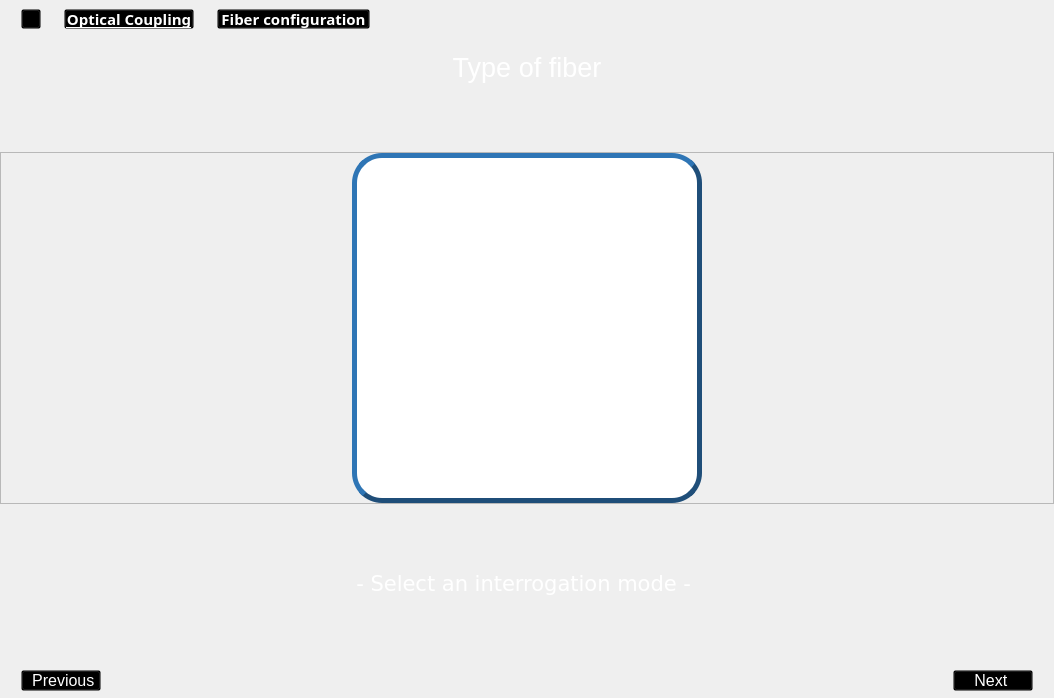
        <widget class="QWidget" name="select_fiber_window">
         <layout class="QVBoxLayout" name="verticalLayout_22">
          <property name="spacing">
           <number>0</number>
          </property>
          <property name="leftMargin">
           <number>0</number>
          </property>
          <property name="topMargin">
           <number>0</number>
          </property>
          <property name="rightMargin">
           <number>0</number>
          </property>
          <property name="bottomMargin">
           <number>0</number>
          </property>
          <item>
           <widget class="QFrame" name="frame_hierarq_7">
            <property name="styleSheet">
             <string notr="true">background:transparent;</string>
            </property>
            <property name="frameShape">
             <enum>QFrame::StyledPanel</enum>
            </property>
            <property name="frameShadow">
             <enum>QFrame::Raised</enum>
            </property>
            <layout class="QHBoxLayout" name="horizontalLayout_46">
             <property name="spacing">
              <number>8</number>
             </property>
             <property name="leftMargin">
              <number>20</number>
             </property>
             <property name="topMargin">
              <number>8</number>
             </property>
             <property name="rightMargin">
              <number>8</number>
             </property>
             <property name="bottomMargin">
              <number>8</number>
             </property>
             <item>
              <widget class="QPushButton" name="btn_home_6">
               <property name="minimumSize">
                <size>
                 <width>20</width>
                 <height>20</height>
                </size>
               </property>
               <property name="maximumSize">
                <size>
                 <width>20</width>
                 <height>20</height>
                </size>
               </property>
               <property name="cursor">
                <cursorShape>PointingHandCursor</cursorShape>
               </property>
               <property name="text">
                <string/>
               </property>
               <property name="icon">
                <iconset resource="icons_.qrc">
                 <normaloff>:/icons/icons/casa.png</normaloff>:/icons/icons/casa.png</iconset>
               </property>
               <property name="iconSize">
                <size>
                 <width>20</width>
                 <height>20</height>
                </size>
               </property>
              </widget>
             </item>
             <item>
              <widget class="QLabel" name="label_10">
               <property name="maximumSize">
                <size>
                 <width>10</width>
                 <height>10</height>
                </size>
               </property>
               <property name="text">
                <string/>
               </property>
               <property name="pixmap">
                <pixmap resource="icons_.qrc">:/icons/icons/simbolo-de-setas-duplas-para-a-direita-para-avancar.png</pixmap>
               </property>
               <property name="scaledContents">
                <bool>true</bool>
               </property>
              </widget>
             </item>
             <item>
              <widget class="QPushButton" name="btn_coupling_5">
               <property name="sizePolicy">
                <sizepolicy hsizetype="Maximum" vsizetype="Fixed">
                 <horstretch>0</horstretch>
                 <verstretch>0</verstretch>
                </sizepolicy>
               </property>
               <property name="minimumSize">
                <size>
                 <width>130</width>
                 <height>20</height>
                </size>
               </property>
               <property name="maximumSize">
                <size>
                 <width>130</width>
                 <height>20</height>
                </size>
               </property>
               <property name="font">
                <font>
                 <family>Segoe UI Semibold</family>
                 <pointsize>11</pointsize>
                 <bold>true</bold>
                 <underline>true</underline>
                </font>
               </property>
               <property name="cursor">
                <cursorShape>PointingHandCursor</cursorShape>
               </property>
               <property name="styleSheet">
                <string notr="true">color: rgb(255, 255, 255);</string>
               </property>
               <property name="text">
                <string>Optical Coupling</string>
               </property>
               <property name="checked">
                <bool>false</bool>
               </property>
              </widget>
             </item>
             <item>
              <widget class="QLabel" name="label_31">
               <property name="maximumSize">
                <size>
                 <width>10</width>
                 <height>10</height>
                </size>
               </property>
               <property name="text">
                <string/>
               </property>
               <property name="pixmap">
                <pixmap resource="icons_.qrc">:/icons/icons/simbolo-de-setas-duplas-para-a-direita-para-avancar.png</pixmap>
               </property>
               <property name="scaledContents">
                <bool>true</bool>
               </property>
              </widget>
             </item>
             <item>
              <widget class="QPushButton" name="btn_fiber_type">
               <property name="sizePolicy">
                <sizepolicy hsizetype="Maximum" vsizetype="Fixed">
                 <horstretch>0</horstretch>
                 <verstretch>0</verstretch>
                </sizepolicy>
               </property>
               <property name="minimumSize">
                <size>
                 <width>100</width>
                 <height>20</height>
                </size>
               </property>
               <property name="maximumSize">
                <size>
                 <width>170</width>
                 <height>20</height>
                </size>
               </property>
               <property name="font">
                <font>
                 <family>Segoe UI Semibold</family>
                 <pointsize>11</pointsize>
                 <bold>true</bold>
                 <underline>false</underline>
                </font>
               </property>
               <property name="cursor">
                <cursorShape>PointingHandCursor</cursorShape>
               </property>
               <property name="autoFillBackground">
                <bool>false</bool>
               </property>
               <property name="styleSheet">
                <string notr="true">color: rgb(255, 255, 255);</string>
               </property>
               <property name="text">
                <string>Fiber configuration</string>
               </property>
               <property name="checkable">
                <bool>false</bool>
               </property>
               <property name="checked">
                <bool>false</bool>
               </property>
               <property name="autoDefault">
                <bool>false</bool>
               </property>
               <property name="default">
                <bool>false</bool>
               </property>
              </widget>
             </item>
             <item>
              <spacer name="horizontalSpacer_82">
               <property name="orientation">
                <enum>Qt::Horizontal</enum>
               </property>
               <property name="sizeHint" stdset="0">
                <size>
                 <width>675</width>
                 <height>15</height>
                </size>
               </property>
              </spacer>
             </item>
            </layout>
           </widget>
          </item>
          <item>
           <widget class="QLabel" name="label_interrogation_2">
            <property name="minimumSize">
             <size>
              <width>0</width>
              <height>60</height>
             </size>
            </property>
            <property name="font">
             <font>
              <pointsize>20</pointsize>
             </font>
            </property>
            <property name="text">
             <string>&lt;html&gt;&lt;head/&gt;&lt;body&gt;&lt;p align=&quot;center&quot;&gt;&lt;span style=&quot; color:#ffffff;&quot;&gt;Type of fiber&lt;/span&gt;&lt;/p&gt;&lt;/body&gt;&lt;/html&gt;</string>
            </property>
           </widget>
          </item>
          <item>
           <spacer name="verticalSpacer_26">
            <property name="orientation">
             <enum>Qt::Vertical</enum>
            </property>
            <property name="sizeType">
             <enum>QSizePolicy::Expanding</enum>
            </property>
            <property name="sizeHint" stdset="0">
             <size>
              <width>20</width>
              <height>54</height>
             </size>
            </property>
           </spacer>
          </item>
          <item>
           <widget class="QFrame" name="frame_fiber">
            <property name="minimumSize">
             <size>
              <width>680</width>
              <height>350</height>
             </size>
            </property>
            <property name="frameShape">
             <enum>QFrame::StyledPanel</enum>
            </property>
            <property name="frameShadow">
             <enum>QFrame::Raised</enum>
            </property>
            <layout class="QHBoxLayout" name="horizontalLayout_45">
             <property name="spacing">
              <number>40</number>
             </property>
             <property name="leftMargin">
              <number>0</number>
             </property>
             <property name="topMargin">
              <number>0</number>
             </property>
             <property name="rightMargin">
              <number>0</number>
             </property>
             <property name="bottomMargin">
              <number>0</number>
             </property>
             <item>
              <spacer name="horizontalSpacer_79">
               <property name="orientation">
                <enum>Qt::Horizontal</enum>
               </property>
               <property name="sizeHint" stdset="0">
                <size>
                 <width>40</width>
                 <height>20</height>
                </size>
               </property>
              </spacer>
             </item>
             <item>
              <widget class="QPushButton" name="cladding_remove_btn">
               <property name="sizePolicy">
                <sizepolicy hsizetype="Minimum" vsizetype="Preferred">
                 <horstretch>0</horstretch>
                 <verstretch>0</verstretch>
                </sizepolicy>
               </property>
               <property name="minimumSize">
                <size>
                 <width>350</width>
                 <height>350</height>
                </size>
               </property>
               <property name="maximumSize">
                <size>
                 <width>350</width>
                 <height>350</height>
                </size>
               </property>
               <property name="cursor">
                <cursorShape>PointingHandCursor</cursorShape>
               </property>
               <property name="styleSheet">
                <string notr="true">QPushButton{
background-color: rgb(255, 255, 255);
border-color: rgb(31, 78, 121);
border-radius: 30px;
border-style: outset;
border-width: 5px;}

QPushButton:hover{ border-color: rgb(255, 170, 0);}

QPushButton:checked{ border-color: rgb(0, 170, 0);}
</string>
               </property>
               <property name="text">
                <string/>
               </property>
               <property name="icon">
                <iconset resource="icons_.qrc">
                 <normaloff>:/icons/icons/aim.png</normaloff>:/icons/icons/aim.png</iconset>
               </property>
               <property name="iconSize">
                <size>
                 <width>330</width>
                 <height>330</height>
                </size>
               </property>
               <property name="checkable">
                <bool>true</bool>
               </property>
               <property name="autoExclusive">
                <bool>true</bool>
               </property>
              </widget>
             </item>
             <item>
              <spacer name="horizontalSpacer_81">
               <property name="orientation">
                <enum>Qt::Horizontal</enum>
               </property>
               <property name="sizeHint" stdset="0">
                <size>
                 <width>40</width>
                 <height>20</height>
                </size>
               </property>
              </spacer>
             </item>
            </layout>
           </widget>
          </item>
          <item>
           <spacer name="verticalSpacer_28">
            <property name="orientation">
             <enum>Qt::Vertical</enum>
            </property>
            <property name="sizeHint" stdset="0">
             <size>
              <width>20</width>
              <height>55</height>
             </size>
            </property>
           </spacer>
          </item>
          <item>
           <widget class="QLabel" name="warning_inter_2">
            <property name="sizePolicy">
             <sizepolicy hsizetype="Preferred" vsizetype="Minimum">
              <horstretch>0</horstretch>
              <verstretch>0</verstretch>
             </sizepolicy>
            </property>
            <property name="minimumSize">
             <size>
              <width>50</width>
              <height>50</height>
             </size>
            </property>
            <property name="font">
             <font>
              <pointsize>16</pointsize>
             </font>
            </property>
            <property name="text">
             <string>&lt;html&gt;&lt;head/&gt;&lt;body&gt;&lt;pre align=&quot;center&quot; style=&quot; margin-top:12px; margin-bottom:12px; margin-left:0px; margin-right:0px; -qt-block-indent:0; text-indent:0px;&quot;&gt;&lt;a name=&quot;tw-target-text-container&quot;/&gt;&lt;span style=&quot; font-family:'monospace'; color:#ffffff;&quot;&gt;-&lt;/span&gt;&lt;span style=&quot; font-family:'monospace'; color:#ffffff;&quot;&gt; Select an interrogation mode - &lt;/span&gt;&lt;/pre&gt;&lt;/body&gt;&lt;/html&gt;</string>
            </property>
           </widget>
          </item>
          <item>
           <spacer name="verticalSpacer_27">
            <property name="orientation">
             <enum>Qt::Vertical</enum>
            </property>
            <property name="sizeHint" stdset="0">
             <size>
              <width>20</width>
              <height>54</height>
             </size>
            </property>
           </spacer>
          </item>
          <item>
           <widget class="QFrame" name="frame_next_previous_7">
            <property name="sizePolicy">
             <sizepolicy hsizetype="Preferred" vsizetype="Fixed">
              <horstretch>0</horstretch>
              <verstretch>0</verstretch>
             </sizepolicy>
            </property>
            <property name="maximumSize">
             <size>
              <width>16777215</width>
              <height>35</height>
             </size>
            </property>
            <property name="styleSheet">
             <string notr="true">background: transparent;</string>
            </property>
            <property name="frameShape">
             <enum>QFrame::StyledPanel</enum>
            </property>
            <property name="frameShadow">
             <enum>QFrame::Raised</enum>
            </property>
            <layout class="QHBoxLayout" name="horizontalLayout_39">
             <property name="spacing">
              <number>5</number>
             </property>
             <property name="leftMargin">
              <number>20</number>
             </property>
             <property name="topMargin">
              <number>6</number>
             </property>
             <property name="rightMargin">
              <number>20</number>
             </property>
             <property name="bottomMargin">
              <number>6</number>
             </property>
             <item>
              <widget class="QPushButton" name="prev_btn_inter_2">
               <property name="font">
                <font>
                 <pointsize>12</pointsize>
                </font>
               </property>
               <property name="cursor">
                <cursorShape>PointingHandCursor</cursorShape>
               </property>
               <property name="styleSheet">
                <string notr="true">color: rgb(255, 255, 255);</string>
               </property>
               <property name="text">
                <string> Previous</string>
               </property>
               <property name="icon">
                <iconset resource="icons_.qrc">
                 <normaloff>:/icons/icons/simbolo-de-setas-duplas-para-a-esquerda.png</normaloff>:/icons/icons/simbolo-de-setas-duplas-para-a-esquerda.png</iconset>
               </property>
               <property name="iconSize">
                <size>
                 <width>25</width>
                 <height>25</height>
                </size>
               </property>
              </widget>
             </item>
             <item>
              <spacer name="horizontalSpacer_78">
               <property name="orientation">
                <enum>Qt::Horizontal</enum>
               </property>
               <property name="sizeType">
                <enum>QSizePolicy::Expanding</enum>
               </property>
               <property name="sizeHint" stdset="0">
                <size>
                 <width>100</width>
                 <height>20</height>
                </size>
               </property>
              </spacer>
             </item>
             <item>
              <widget class="QPushButton" name="next_btn_inter_2">
               <property name="enabled">
                <bool>true</bool>
               </property>
               <property name="font">
                <font>
                 <pointsize>12</pointsize>
                </font>
               </property>
               <property name="cursor">
                <cursorShape>PointingHandCursor</cursorShape>
               </property>
               <property name="layoutDirection">
                <enum>Qt::RightToLeft</enum>
               </property>
               <property name="styleSheet">
                <string notr="true">color: rgb(255, 255, 255);</string>
               </property>
               <property name="text">
                <string>Next </string>
               </property>
               <property name="icon">
                <iconset resource="icons_.qrc">
                 <normaloff>:/icons/icons/simbolo-de-setas-duplas-para-a-direita-para-avancar.png</normaloff>:/icons/icons/simbolo-de-setas-duplas-para-a-direita-para-avancar.png</iconset>
               </property>
               <property name="iconSize">
                <size>
                 <width>25</width>
                 <height>25</height>
                </size>
               </property>
               <property name="checkable">
                <bool>false</bool>
               </property>
               <property name="checked">
                <bool>false</bool>
               </property>
              </widget>
             </item>
            </layout>
           </widget>
          </item>
         </layout>
        </widget>
